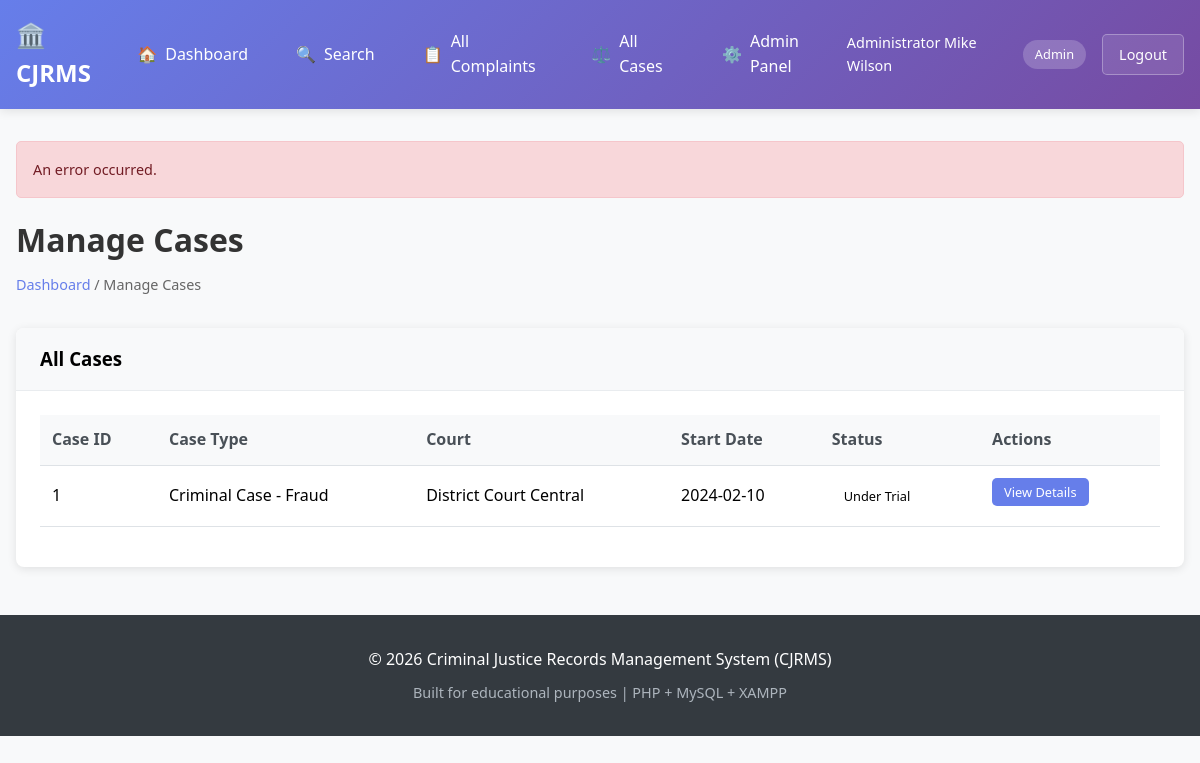
Screenshot of /manage_cases.php?error=invalid_case_id (signed in) with the database file from the repository.
### tables this page shows
CREATE TABLE Cases (
    case_id INT AUTO_INCREMENT PRIMARY KEY,
    complaint_id INT UNIQUE NOT NULL,
    start_date DATE NOT NULL,
    end_date DATE NULL,
    case_type VARCHAR(100) NOT NULL,
    case_status ENUM('Open', 'Under Trial', 'Closed') NOT NULL DEFAULT 'Open',
    court_id INT NOT NULL,
    created_at TIMESTAMP DEFAULT CURRENT_TIMESTAMP,
    updated_at TIMESTAMP DEFAULT CURRENT_TIMESTAMP ON UPDATE CURRENT_TIMESTAMP,
    FOREIGN KEY (complaint_id) REFERENCES Complaint(complaint_id) ON DELETE CASCADE,
    FOREIGN KEY (court_id) REFERENCES Court(court_id) ON DELETE RESTRICT
);

CREATE TABLE Court (
    court_id INT AUTO_INCREMENT PRIMARY KEY,
    name VARCHAR(100) NOT NULL,
    location VARCHAR(200),
    type VARCHAR(50),
    created_at TIMESTAMP DEFAULT CURRENT_TIMESTAMP
);

### db.php (called while the page is built, shortened)
<?php
$pdo_options = [
    PDO::ATTR_ERRMODE => PDO::ERRMODE_EXCEPTION,
    PDO::ATTR_DEFAULT_FETCH_MODE => PDO::FETCH_ASSOC,
    PDO::ATTR_EMULATE_PREPARES => false,
    PDO::MYSQL_ATTR_INIT_COMMAND => "SET NAMES utf8mb4"
];
try {
    $pdo = new PDO(
        "mysql:host=" . DB_HOST . ";dbname=" . DB_NAME . ";charset=utf8mb4",
        DB_USER,
        DB_PASS,
        $pdo_options
    );
} catch (PDOException $e) {
    error_log("Database connection failed: " . $e->getMessage());
    die("Database connection failed. Please check your configuration.");
}
function executeQuery($sql, $params = []) {
    global $pdo;
    try {
        $stmt = $pdo->prepare($sql);
        $stmt->execute($params);
        return $stmt;
    } catch (PDOException $e) {
        error_log("Query execution failed: " . $e->getMessage());
        throw $e;
    }
}
function fetchAll($sql, $params = []) {
    $stmt = executeQuery($sql, $params);
    return $stmt->fetchAll();
}
function sanitizeOutput($string) {
    return htmlspecialchars($string, ENT_QUOTES, 'UTF-8');
}
?>

### manage_cases.php (the view, shortened to what this page needs)
<?php
require_once 'auth_guard.php';
require_once 'db.php';
$currentRole = getCurrentUserRole();
if ($currentRole === 'Lawyer') {
    $cases = fetchAll(
        "SELECT c.*, co.name as court_name, comp.crime_type
         FROM Cases c
         JOIN Court co ON c.court_id = co.court_id
         JOIN Complaint comp ON c.complaint_id = comp.complaint_id
         JOIN Case_Lawyer_Link cll ON c.case_id = cll.case_id
         JOIN Lawyer l ON cll.lawyer_id = l.lawyer_id
         WHERE l.name = ?
         ORDER BY c.start_date DESC",
        [getCurrentUserFullName()]
    );
} else {
    $cases = fetchAll(
        "SELECT c.*, co.name as court_name, comp.crime_type
         FROM Cases c
         JOIN Court co ON c.court_id = co.court_id
         JOIN Complaint comp ON c.complaint_id = comp.complaint_id
         ORDER BY c.start_date DESC"
    );
}
include 'header.php';
?>
<div class="page-header">
    <h1 class="page-title">Manage Cases</h1>
    <div class="breadcrumb">
        <a href="index.php">Dashboard</a> / Manage Cases
    </div>
</div>
<div class="card">
    <div class="card-header">
        <h3 style="margin: 0;">
            <?php echo $currentRole === 'Lawyer' ? 'My Assigned Cases' : 'All Cases'; ?>
        </h3>
    </div>
    <div class="card-body">
        <?php if (empty($cases)): ?>
            <p>No cases found.</p>
        <?php else: ?>
            <table class="table">
                <thead>
                    <tr>
                        <th>Case ID</th>
                        <th>Case Type</th>
                        <th>Court</th>
                        <th>Start Date</th>
                        <th>Status</th>
                        <th>Actions</th>
                    </tr>
                </thead>
                <tbody>
                    <?php foreach ($cases as $case): ?>
                    <tr>
                        <td><?php echo $case['case_id']; ?></td>
                        <td><?php echo sanitizeOutput($case['case_type']); ?></td>
                        <td><?php echo sanitizeOutput($case['court_name']); ?></td>
                        <td><?php echo $case['start_date']; ?></td>
                        <td>
                            <span class="status-badge status-<?php echo strtolower(str_replace(' ', '-', $case['case_status'])); ?>">
                                <?php echo $case['case_status']; ?>
                            </span>
                        </td>
                        <td>
                            <a href="case_details.php?id=<?php echo $case['case_id']; ?>" class="btn btn-sm btn-primary">View Details</a>
                        </td>
                    </tr>
                    <?php endforeach; ?>
                </tbody>
            </table>
        <?php endif; ?>
    </div>
</div>
<?php include 'footer.php'; ?>

### header.php (style rules this page uses)
* { margin: 0; padding: 0; box-sizing: border-box; }
body { font-family: 'Segoe UI', Tahoma, Geneva, Verdana, sans-serif; background-color: #f8f9fa; line-height: 1.6; }
.page-header { margin-bottom: 2rem; }
.page-title { color: #333; margin-bottom: 0.5rem; }
.breadcrumb { color: #666; font-size: 0.9rem; }
.breadcrumb a { color: #667eea; text-decoration: none; }
.card { background: white; border-radius: 8px; box-shadow: 0 2px 10px rgba(0,0,0,0.1); margin-bottom: 1.5rem; }
.card-header { padding: 1rem 1.5rem; border-bottom: 1px solid #e9ecef; background-color: #f8f9fa; border-radius: 8px 8px 0 0; }
.card-body { padding: 1.5rem; }
.btn { display: inline-block; padding: 0.5rem 1rem; border: none; border-radius: 5px; text-decoration: none; cursor: pointer; font-size: 0.9rem; transition: all 0.3s; margin-right: 0.5rem; margin-bottom: 0.5rem; }
.btn-primary { background-color: #667eea; color: white; }
.btn-sm { padding: 0.25rem 0.75rem; font-size: 0.8rem; }
.table { width: 100%; border-collapse: collapse; margin-bottom: 1rem; }
.table th, .table td { padding: 0.75rem; text-align: left; border-bottom: 1px solid #dee2e6; }
.table th { background-color: #f8f9fa; font-weight: 600; color: #495057; }
.status-badge { padding: 0.25rem 0.75rem; border-radius: 15px; font-size: 0.8rem; font-weight: 500; }

### rows the page displays
cases: case_id "1", case_type "Criminal Case - Fraud", court.name "District Court Central", start_date "2024-02-10", case_status "Under Trial"

### other values shown
$item['icon'] "🏠"
sanitizeOutput($item['title']) "Dashboard"
$item['icon'] "🔍"
sanitizeOutput($item['title']) "Search"
$item['icon'] "📋"
sanitizeOutput($item['title']) "All Complaints"
$item['icon'] "⚖️"
sanitizeOutput($item['title']) "All Cases"
$item['icon'] "⚙️"
sanitizeOutput($item['title']) "Admin Panel"
sanitizeOutput(getCurrentUserFullName()) "Administrator Mike Wilson"
sanitizeOutput(getCurrentUserRole()) "Admin"
sanitizeOutput($message) "An error occurred."
